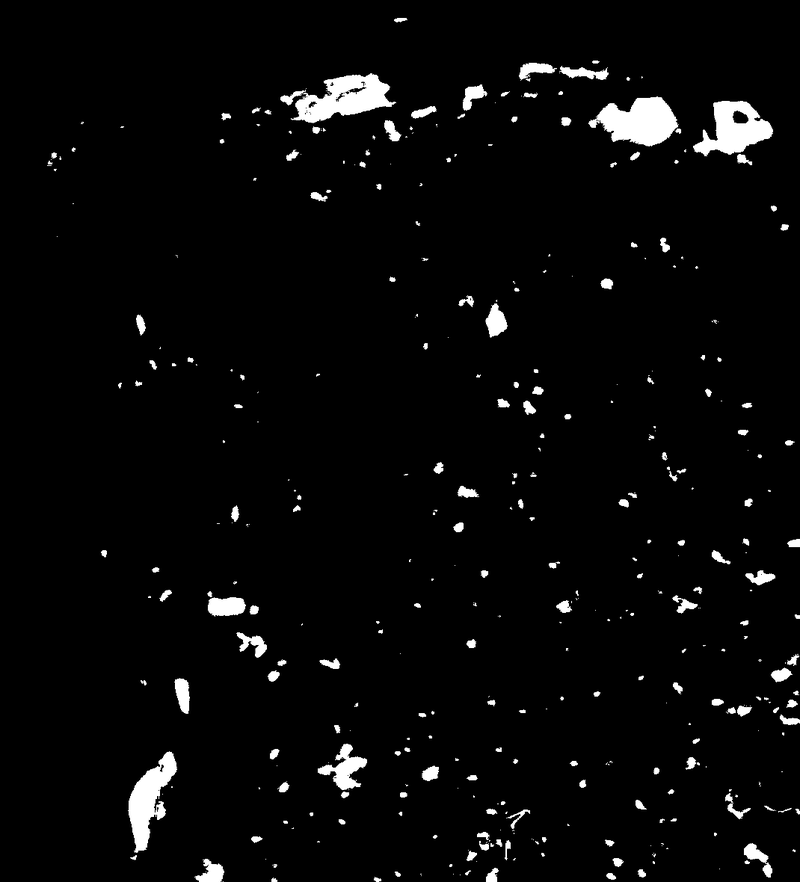
#> input picture cm.png, 800 x 882 px, shrunk from 1070 x 1180 before the run, found by its file name
$ python fix_labels.py
#> lines starting #> are read from the running program, lines starting #| are printed output that depends on the picture; after the words box and inside, x2 and y2 are one past the last pixel; in counts of white or black regions, pixels touching at a corner belong together
import os
from PIL import Image
import numpy as np

# Define the root directory for labels
label_root = "./data/oscddataset/train_labels/Onera Satellite Change Detection dataset - Train Labels"

# List of cities with labels (training and validation cities)
cities = [
    "abudhabi", "aguasclaras", "beihai", "beirut", "bercy",
    "bordeaux", "cupertino", "hongkong", "mumbai", "nantes",
    "paris", "pisa", "rennes", "saclay_e"
]

for city in cities:
    label_path = os.path.join(label_root, city, "cm", "cm.png")
    fixed_label_path = os.path.join(label_root, city, "cm", "cm_fixed.png")

    if os.path.exists(label_path):
        # Load the label
        label = Image.open(label_path)
#> label is the input picture: PIL image 800x882 L; min 0, max 255, mean 8.5
        label_array = np.array(label)

        # Convert to single-channel if necessary
        if label_array.ndim > 2:
            label_array = label_array[:, :, 0]  # Take the first channel
        label_array = (label_array > 0).astype(np.uint8) * 255  # Ensure binary (0 or 255)
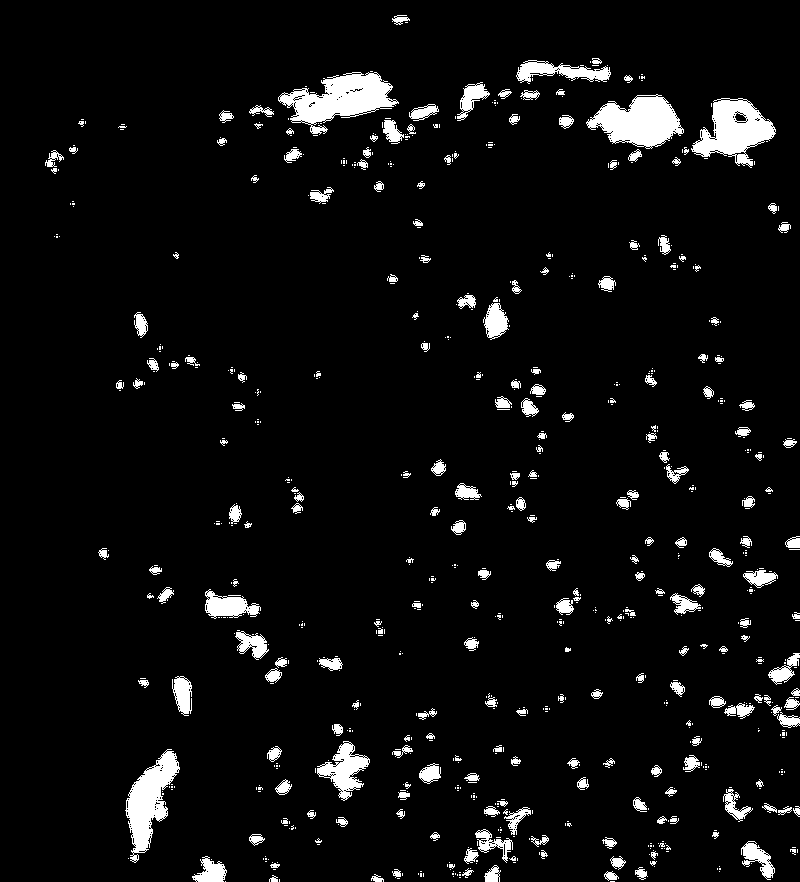
#> label_array: shape (882, 800); 5.4% white; 755 white regions (530 under 20 px), largest, box (x1, y1, x2, y2) and area: (278, 72, 399, 135) 3637, (586, 94, 684, 149) 3224, (691, 98, 776, 168) 3021

        # Save the fixed label
        fixed_label = Image.fromarray(label_array, mode='L')  # 'L' mode for grayscale
        fixed_label.save(fixed_label_path)
        print(f"Fixed label for {city}: {label_array.shape}")
#| Fixed label for abudhabi: (882, 800)
    else:
        print(f"Label not found for {city}: {label_path}")
